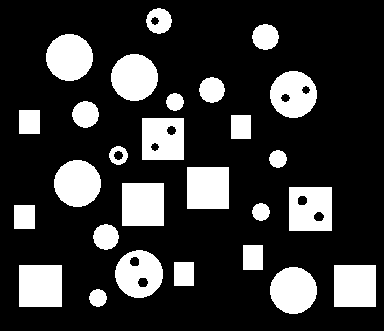
%> input picture Task 4/morph.png, 384 x 331 px
$ octave 'sol (1).m'   (GNU Octave 9; MATLAB toolbox functions it lacks are replaced by stand-ins)
%> lines starting %> are read from the running program, lines starting %| are printed output that depends on the picture; in (x1, y1, x2, y2) boxes, pixels count from 0 and x2, y2 are one past the last pixel; in counts of white or black regions, pixels touching at a corner belong together; the program's own positions count from 1
img=imread('morph.png');
%> img is the input picture: size 331x384x3 uint8; 21.3% white; 27 white regions, largest, box (x1, y1, x2, y2) and area: (122, 183, 164, 226) 1806, (19, 265, 62, 307) 1806, (187, 167, 229, 209) 1764
figure,imshow(img),title('original');
binaryImage=rgb2gray(img);
imgdouble=im2double(binaryImage);

ratio = WhiteRatio(imgdouble);
%> in WhiteRatio, `numberOfWhitePixels = sum(imgdouble(:)==1);`: numberOfWhitePixels = 27011
%> in WhiteRatio, `ratio= numberOfWhitePixels ./ totalsize;`: ratio = 0.213
%> ratio = 0.213
disp(ratio);
%| 0.2125

numberOfObjects = calculateobjects(binaryImage);
disp(numberOfObjects);

holes=calculateHoles(imgdouble);
disp(holes);

numberOfObjectWHole=calculateHoledObjects(imgdouble);
disp(numberOfObjectWHole);

numberofsq=calculateSquares(imgdouble);
disp(numberofsq);

squares = squaresWithHoles(imgdouble);
figure, imshow(squares), title('squares with Holes');

circles = circleWithoutHoles(imgdouble);
figure, imshow(circles), title('circles without holes');


function [numberOfObject]=calculateobjects(binaryImage)
    [labeledImage, numberOfObject] = bwlabel(binaryImage);
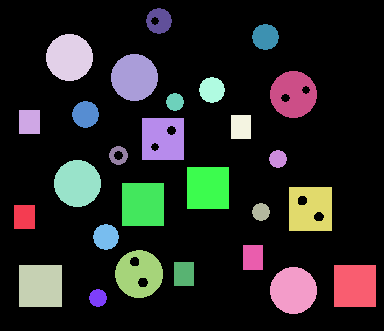
%> labeledImage: size 331x384 double; 28 distinct labels, from 0 to 27; one colour per label, 0 black
%> numberOfObject = 27
%| 27

end

function [ratio]=WhiteRatio(imgdouble)
    numberOfWhitePixels = sum(imgdouble(:)==1);
    [row,col]=size(imgdouble);
    totalsize=row*col;
    ratio= numberOfWhitePixels ./ totalsize;

end

function [numberOfHoles]=calculateHoles(imgdouble)
    img=~imgdouble;
    [labeledImage, numberOfObject] = bwlabel(img);
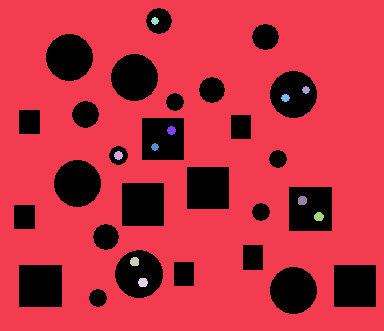
%> labeledImage: size 331x384 double; 12 distinct labels, from 0 to 11; one colour per label, 0 black
%> numberOfObject = 11
    numberOfHoles=numberOfObject-1;
%> numberOfHoles = 10
%| 10
end

function [numberOfObjectWHole]=calculateHoledObjects(imgdouble)
    filled=imfill(imgdouble,'holes');
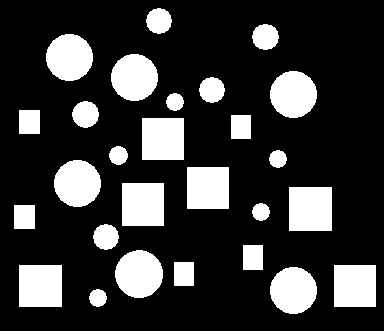
%> filled: size 331x384 double; values 0 (black) and 1 (white), 21.7% white; 27 white regions, largest, box (x1, y1, x2, y2) and area: (289, 187, 332, 231) 1892, (122, 183, 164, 226) 1806, (19, 265, 62, 307) 1806
    [L,N]= bwlabel(filled);
%> L: size 331x384 double; 28 distinct labels, from 0 to 27
%> N = 27
    holes=filled-imgdouble;
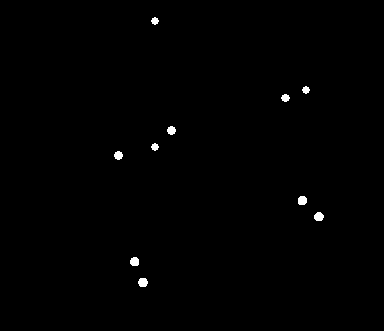
%> holes: size 331x384 double; values 0 (black) and 1 (white), 0.46% white; 10 white regions
    m=holes.*L;
%> m: size 331x384 double; 7 distinct labels, from 0 to 26
    numberOfObjectWHole=length(unique(nonzeros(m)));
%> numberOfObjectWHole = 6
%| 6

end

function [numberOfSquares]=calculateSquares(imgdouble)
    % [6 lines of commented-out code are left out]
    count=0;
    I = imfill(imgdouble,'holes');
    [L,N] = bwlabel(I);
    prop = regionprops (L,'Area' , 'BoundingBox');
%> prop = 27 regions; largest, box (x1, y1, x2, y2) and Area: (289, 187, 332, 231) 1892, (19, 265, 62, 307) 1806, (122, 183, 164, 226) 1806, (115, 250, 163, 298) 1795, (142, 118, 184, 160) 1764
    for i=1:N
        if prop(i).Area == prop(i).BoundingBox(3) * prop(i).BoundingBox(4)
            count = count +1;
        end
    end
%> this loop made 27 passes
    numberOfSquares = count;
%> numberOfSquares = 11
%| 11
end

function res=squaresWithHoles(imgdouble)

    I = imfill(imgdouble,'holes');
    [L,N] = bwlabel(I);

    [Ldiff, Ndiff] = bwlabel(imgdouble);
%> Ndiff = 27
    % the properties of the image with holes in it
    propdiff = regionprops (Ldiff,'EulerNumber' , 'Area' , 'Perimeter' , 'BoundingBox' , 'ConvexArea');
%> propdiff = 27 regions; largest, box (x1, y1, x2, y2), Area, EulerNumber, ConvexArea and Perimeter: (19, 265, 62, 307) 1806 1 1806 162.3, (122, 183, 164, 226) 1806 1 1806 162.3, (187, 167, 229, 209) 1764 1 1764 160.4
    %the properties of the filled image
    prop = regionprops (L,'EulerNumber' , 'Area' , 'Perimeter' , 'BoundingBox' , 'ConvexArea');
%> prop = 27 regions; largest, box (x1, y1, x2, y2), Area, EulerNumber, ConvexArea and Perimeter: (289, 187, 332, 231) 1892 1 1892 166.2, (19, 265, 62, 307) 1806 1 1806 162.3, (122, 183, 164, 226) 1806 1 1806 162.3
    pic = zeros(size(imgdouble));
    % iterate on all connected objects
    for i=1:N
        left = prop(i).BoundingBox(1);
        top = prop(i).BoundingBox(2);
        width = prop(i).BoundingBox(3);
        height = prop(i).BoundingBox(4);
        right = left+width;
        bottom = top+height;

        % check the value of circularity to differentiate between circle and square
        circularity = (prop(i).Perimeter .^ 2) ./ (4 * pi * prop(i).ConvexArea);

        if circularity > 1 % if not circle
            % extract the square inside the bounding box in image I
            cropped = imcrop(L, prop(i).BoundingBox);
            % extract the square inside the bounding box in image imgdouble
            croppedWithHoles = imcrop(Ldiff, propdiff(i).BoundingBox);
            disp(sum(sum(cropped)));
            if sum(sum(cropped)) ~= sum(sum(croppedWithHoles))
                pic(top:bottom,left:right) = croppedWithHoles;
            end
        end
    end
%> this loop made 27 passes
%> (left, top, width, height, right, bottom, circularity) on passes 1 to 12: (14.5, 205.5, 21, 24, 35.5, 229.5, 1.11), (19.5, 110.5, 21, 24, 40.5, 134.5, 1.11), (19.5, 265.5, 43, 42, 62.5, 307.5, 1.16), (46.5, 34.5, 47, 47, 93.5, 81.5, 0.947), (54.5, 160.5, 47, 47, 101.5, 207.5, 0.947), (72.5, 101.5, 27, 27, 99.5, 128.5, 0.914), (89.5, 289.5, 18, 18, 107.5, 307.5, 0.886), (93.5, 224.5, 26, 26, 119.5, 250.5, 0.916), (109.5, 146.5, 19, 19, 128.5, 165.5, 0.847), (111.5, 54.5, 47, 47, 158.5, 101.5, 0.947), (115.5, 250.5, 48, 48, 163.5, 298.5, 0.946), (122.5, 183.5, 42, 43, 164.5, 226.5, 1.16)
%| 504
%| 1008
%| 5418
%| 21672
%| 22932
%| 7680
%| 29988
%| 9120
%> (further printed lines are left out)
%> cropped: size 43x43 double; values 0 (black) and 27 (white), 95.4% white; black in thin lines or dots
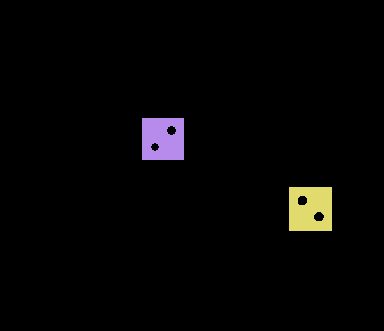
%> pic: size 331x384 double; 3 distinct labels, from 0 to 26; one colour per label, 0 black
    res = pic;


end

function res=circleWithoutHoles(imgdouble)
     I = imfill(imgdouble,'holes');
    [L,N] = bwlabel(I);

    [Ldiff, Ndiff] = bwlabel(imgdouble);
    % the properties of the image with holes in it
    propdiff = regionprops (Ldiff,'EulerNumber' , 'Area' , 'Perimeter' , 'BoundingBox' , 'ConvexArea');
    %the properties of the filled image
    prop = regionprops (L,'EulerNumber' , 'Area' , 'Perimeter' , 'BoundingBox' , 'ConvexArea');
    pic = zeros(size(imgdouble));
    % iterate on all connected objects
    for i=1:N
        left = prop(i).BoundingBox(1);
        top = prop(i).BoundingBox(2);
        width = prop(i).BoundingBox(3);
        height = prop(i).BoundingBox(4);
        right = left+width;
        bottom = top+height;

        % check the value of circularity to differentiate between circle and square
        circularity = (prop(i).Perimeter .^ 2) ./ (4 * pi * prop(i).ConvexArea);

        if circularity <= 1 % if circle
            % extract the square inside the bounding box in image I
            cropped = imcrop(L, prop(i).BoundingBox);
            % extract the square inside the bounding box in image imgdouble
            croppedWithHoles = imcrop(Ldiff, propdiff(i).BoundingBox);
            if sum(sum(cropped)) == sum(sum(croppedWithHoles))
                pic(top:bottom,left:right) = cropped;
            end
        end
    end
%> cropped: size 48x48 double; values 0 (black) and 25 (white), 74.9% white; 2 black regions, box (x1, y1, x2, y2) and area: (0, 0, 48, 48) 458, (0, 0, 19, 19) 121
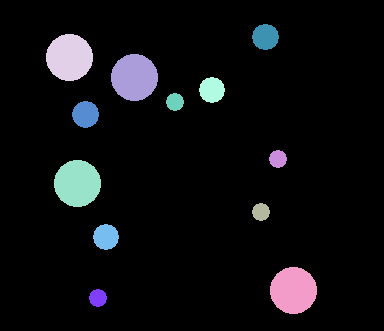
%> pic: size 331x384 double; 13 distinct labels, from 0 to 25; one colour per label, 0 black
%> `imshow(circles)`:
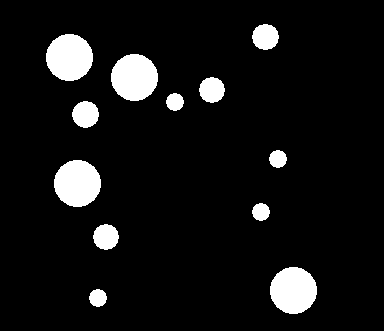
%> displayed picture: size 331x384, on the screen's scale of 0 to 255; 7.9% white; 12 white regions, largest, box (x1, y1, x2, y2) and area: (46, 34, 93, 81) 1725, (111, 54, 158, 101) 1725, (54, 160, 101, 207) 1725
    res = pic;
end
